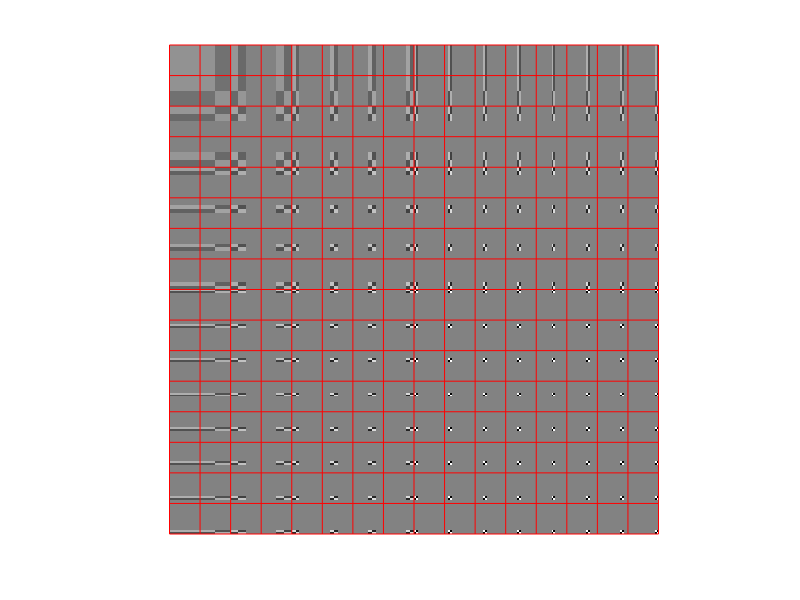

MATLAB code to generate this figure:
clear all
close all
N = 16;
h = zeros(N,N);
h(1,:) = 1;
for k=1:N-1
    if k==0
        p = 0;
        q = 0;
    else
        p = fix(log(k)/log(2));
        q = k-2^p+1;
    end
    p2 = 2^p;
    p1 = 2^(p/2);

    t0 = (q-1)/p2;
    t1 = (q-0.5)/p2;
    t2 = q/p2;


    for i=0:N-1
        x = i/N;
        if t0<=x && x<t1
            h(k+1,i+1) =  p1;
        end
        if t1<=x && x<t2
            h(k+1,i+1) =  -p1;
        end
    end
end
h = h/sqrt(N);


Hi = [];
for i=1:N
    Hj = [];
    for j=1:N
        Hj = [Hj h(i,:)'*h(j,:)];
    end
    Hi = [Hi;Hj];
end
H = Hi;
imshow(H,[])
hold on
for i=0:N:N^2
        plot([i i]+0.5,[0 N^2]+0.5,'r')
        plot([0 N^2]+0.5,[i i]+0.5,'r')
end        
